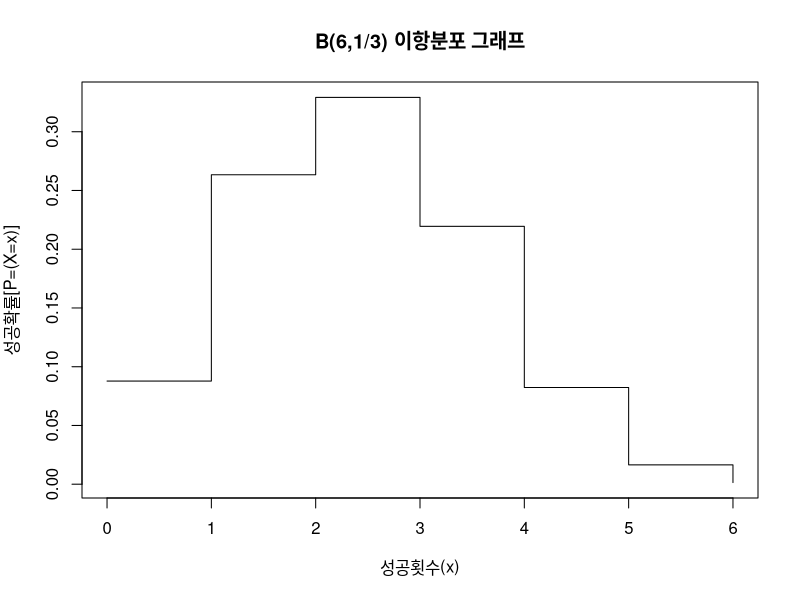
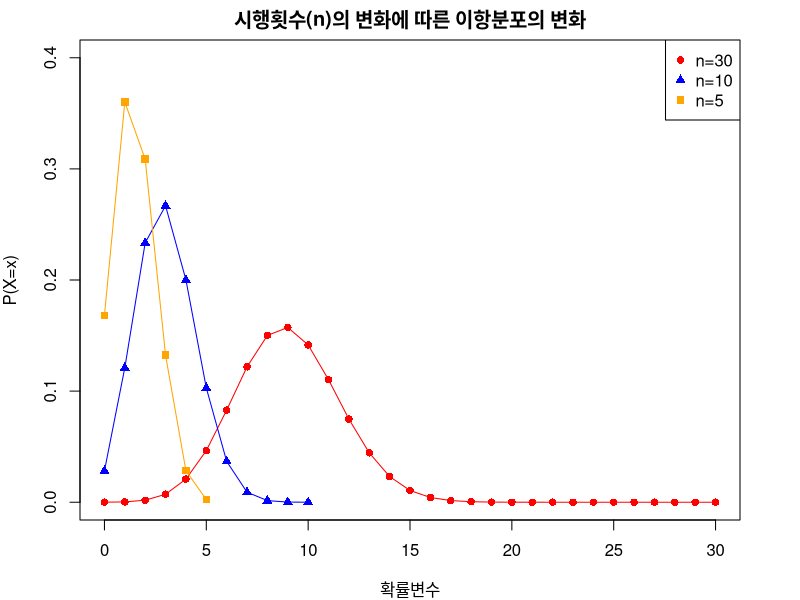
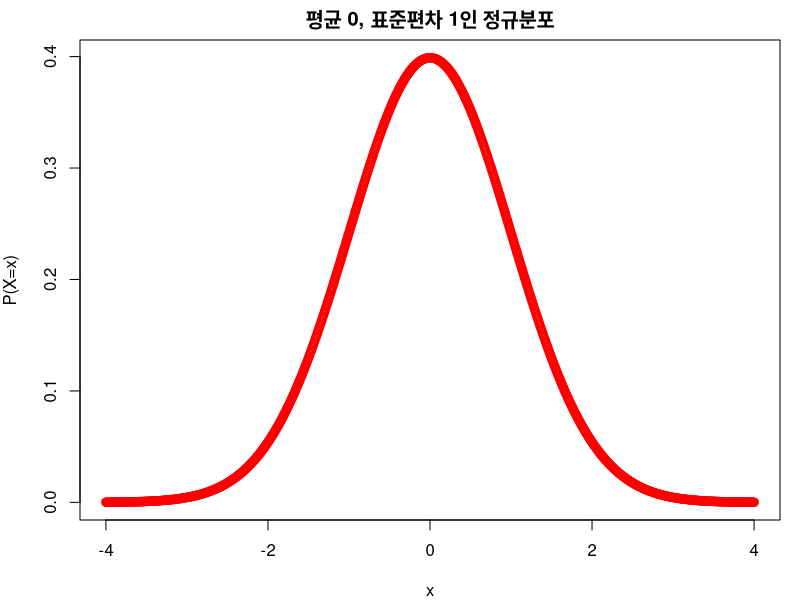
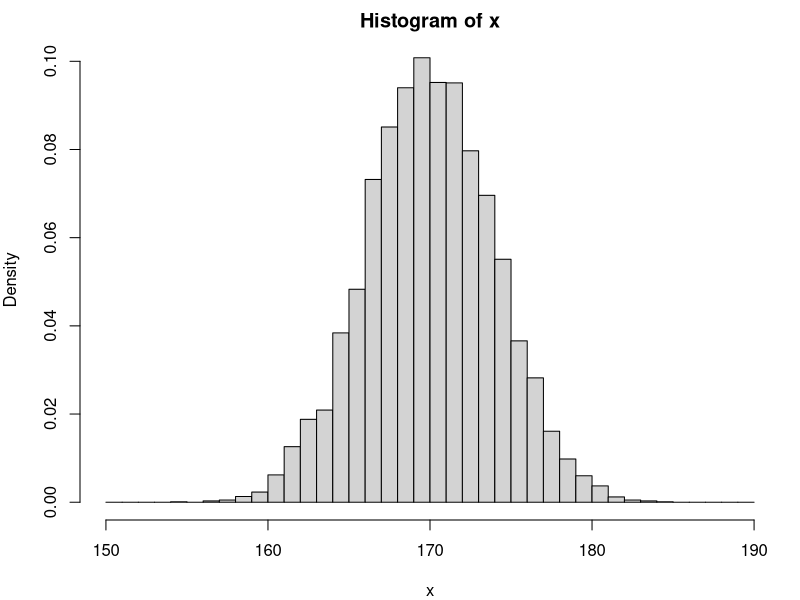
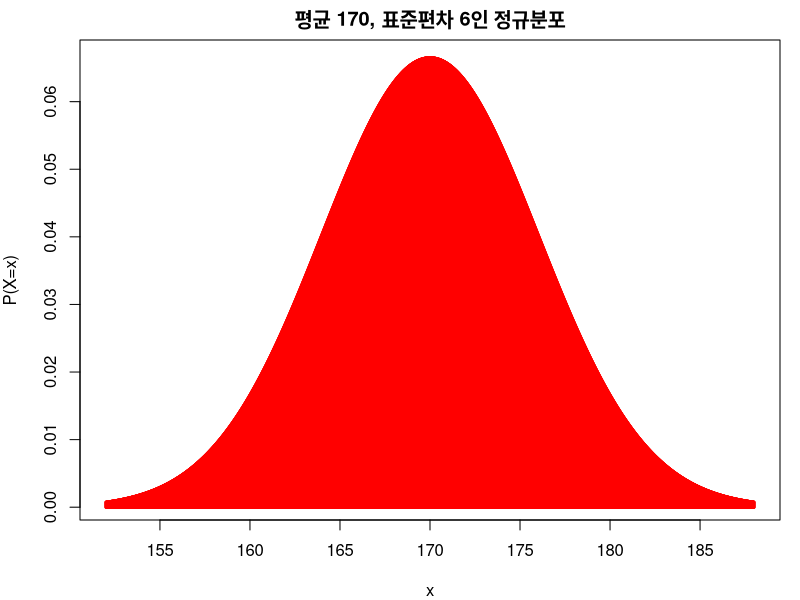

The R script that drew these images, in order:
#4일차 수업 - 20191124(일)
#빅데이터 분석 심화

library(readxl)
library(ggplot2)
library(dplyr)
##### 확률분포 
# - 이산형 확률분포, 연속형 확률분포

# 베르누이 시행 - 이산형 확률분포
# - p의 확률로 원하는 결과가 나타났을 때를 성공, (1-p)의 확률로 그렇지 않은 결과가 나타났을 때를 실패로 하는 두 가지의 결과가 나타나는 확률실험

# 베르누이 시행의 예
# 예) 주사위를 던져서 3의 배수의 눈이 나오면 상금을 얻는 게임
# 이 게임에서 3의 배수인 3과 6의 눈이 나오면 성공이고 확률변수 X는 1을 갖고, 그렇지 않은 나머지 경우는 모두 실패이며 확률변수 X는 0을 갖는다.
# 주사의의 눈이 3의 배수일 경우는 성공이므로 성공확률은 2/6=1/3, 즉 확률변수 X가 1을 가질 확률은 1/3

# 베르누이의 시행의 기댓값(평균)과 분산
# 기댓값 : p
# 분산 : p*(1-p)

############ 이항분포 (Binomial distribution)
# 성공확률이 p로 동일한 베르누이 시행을 n번 반복해서 실험하는 경우, 이러한 성공횟수가 따르는 분포를 이항분포라고 함.
# 이 실험이 n번 반복되더라도 성공확률 p는 변하지 않고 동일한 값으로, 이는 앞의 실험이 뒤에 할 실험에 영향을 끼치지 않음을 의미하고, 각 실험이 독립적으로 시행됨을 의미.

# 이항분포 : B(n,p) : n = 시행의 홋수, p : 성공확률
# 이항분포를 따르는 확률변수 x에 대해서는 X = X~B(n,p)

#(문제) 이항분포의 예
#주사위를 여섯번 던졌을 때, 3의 배수가 나올 확률
# 시행횟수 : 6, 성공확률 : 1/3인 게임 -> 이항분포B(6, 1/3)에 대한 확률 계산

n <- 6 # 시행횟수
p <- 1/3 # 성공확률
x <- 0:n # 확률변수, 0:6

# 1. dbinom() - 이항분포의 확률(질량)함수, density(질량)
dbinom(2,size = n, prob = p) # p의 확률로 n번 시행 시, 확률변수가 2번 나올 확률(0.3292181) : P(X=2)
dbinom(4, size = n, prob = p)
dbinom(6, size = n, prob = p)

px <- dbinom(x, size = n , prob = p) # 확률변수가 x(0~6)일 때의 확률, P(X=x)
#0.087791495 0.263374486 0.329218107 0.219478738 0.082304527 0.016460905 0.001371742
plot(x, px, type = "s", main="B(6,1/3) 이항분포 그래프", xlab = "성공횟수(x)", ylab = "성공확률[P=(X=x)]")
# type = "s" (stair steps) : 다른 모양으로도 나타낼 수 있었다! help에 plot 쳐보면 많이 나옴

# 2. pbinom() - 이항분포의 분포함수
pbinom(2, size = n, prob = p) #0.6803841, 확률변수가 2 이하일 확률, P(X<=2)
pbinom(4, size = n, prob = p) #0.9821674

pbinom(4, size = n, prob = p) - pbinom(2, size = n, prob = p) # x=3,4일 확률:0.3017833

# 3. qbinom() - 이항분포의 분위수를 구하는 함수, 분위수에 해당하는 확률변수 X의 x값을 구함
qbinom(0.1, size = n, prob = p) # 1, 전체 자료의 10%에 해당하는  x값을 구한 것

# 4.rbinom() - 이항분포에서 난수를 생성하여 확률변수를 구하는 함수, r:random
rbinom(10, size = n, prob = p)
# B(6, 1/3) 이항분포를 따르는 모집단으로부터 10개의 확률표본을 추출, 난수를 생성하여 실행할 때마다 다름.


########## 정규분포(normal distribution)
# 이항분포의 모양을 결정하는 또다른 모수인 시행횟수의 변화에 따른 분포
# 시행횟수의 변화에 따른 이항분포의 변활르 살펴보고자 함

# (문제) 정규분포의 예
# 성공확률을 0.3으로 고정했을 때, 시행횟수가 5회, 10회, 30회인 이항분포의 모양
n1 <- 5 # 시행횟수가 5회
n2 <- 10
n3 <- 30
p <- 0.3 # 성공확률

# 확률변수
x1 <- 0:n1
x2 <- 0:n2
x3 <- 0:n3

# 이항분포의 확률질량함수
b1 <- dbinom(x1, size = n1, prob = p); b1 
#0.16807 0.36015 0.30870 0.13230 0.02835 0.00243

b2 <- dbinom(x2, size = n2, prob= p); b2
#[1] 0.0282475249 0.1210608210 0.2334744405 0.2668279320 0.2001209490 0.1029193452 0.0367569090 0.0090016920
#[9] 0.0014467005 0.0001377810 0.0000059049

b3 <- dbinom(x3, size = n3, prob= p); b3
#[1] 2.253934e-05 2.897915e-04 1.800847e-03 7.203389e-03 2.083838e-02 4.643981e-02 8.292823e-02 1.218537e-01
#[9] 1.501412e-01 1.572908e-01 1.415617e-01 1.103078e-01 7.485173e-02 4.441751e-02 2.311524e-02 1.056697e-02
#[17] 4.245656e-03 1.498467e-03 4.638111e-04 1.255429e-04 2.959225e-05 6.039234e-06 1.058827e-06 1.578375e-07
#[25] 1.972969e-08 2.029340e-09 1.672533e-10 1.061925e-11 4.876188e-13 1.441238e-14 2.058911e-16

# 정규분포의 그래프
par(mar = c(4,4,2,3)) # 여백을 주는 함수
plot(x3, b3, type="l", ylim=c(0, 0.4), xlab="확률변수", ylab="P(X=x)", main="시행횟수(n)의 변화에 따른 이항분포의 변화", col ="red");

# 이항분포의 그래프 -> 정규분포의 그래프
points(x3, b3, pch=16, col="red")
lines(x2, b2, type="l", col="blue")
points(x2,b2, pch=17, col="blue")
lines(x1,b1, type="l", col="orange")
points(x1,b1,pch=15,col="orange")
legend("topright", legend=c("n=30", "n=10", "n=5"), pch=c(16,17,15), col=c("red", "blue", "orange"))

# 이항분포에서 시행횟수 n이 커지면, 이를 따르는 확률변수 x가 갖는 확률계산은 복잡해짐.

# 프랑스 수학자 드무아브르
# - 성공확률이 0.5 이고, 시행횟수 n이 아주 큰 이항분포가 어떤 함수와 비슷해지는 현상을 발견함
# - 이 함수는 n이 30인 경우와 많이 닮았고, 좌우가 대칭인 종모양의 형태를 가지고, n이 충분히 크다면 x가 이산형이 아니라 연속형처럼 다룰 수 있음을 밝힘.

# 프랑스 수학자 라플라스
# - 이런 형태를 갖는 분포는 이항분포가 아닌 다른 분포에서도 그 크기가 충분히 크다면 좌우가 대칭이면서 종모양을 갖는 연속형의 분포와 닮아감을 밝힘

# 독일 수학자 가우스
# - 관측 오차가 정규분포를 따른다는 점을 발견하여 폭넓게 사용됨.

# < 정규분포 모양의 특징>
# 1. 종모양의 형태, 양 끝이 아주 느린 속도로 감소하지만, x축에 닿지 않고, -∞ ~ +∞까지 계속됨.
# 2. 평균(모집단의 기댓값)을 중심으로 좌우대칭.
# 3. 평균 주변으로 값이 몰려있으며, 양 끝으로 갈수록 줄어듦.
# 4. 평균과 표준편차로 분포의 모양을 결정함.
# 정규분포의 공식 : N(μ, σ²) 뮤는 평균, 시그마는 표준편차를 나타냄

# (문제) 정규분포의 예
# (문제1) 평균이 0이고, 표준편차가 1인 정규분포, N(0,1)
x <- seq(-4,4,by=0.01)
p <- dnorm(x, mean=0, sd=1) # x: 확률변수, mean = 평균, sd= 표준편차, dnorm : 정규분포를 그리는 함수

par(mar=c(4,4,2,1))
plot(x, p, main="평균 0, 표준편차 1인 정규분포", xlab="x", ylab="P(X=x)", col="red", lwd=2 )

# (문제2) 평균이 170이고, 표준편차가 4인 정규분포로부터 10000개의 난수를 생성하고, 150부터 190까지를 1씩 구간설정하여 구간별 상대도수를 나타낸 히스토그램을 표현
# N(170,16)인 모집단으로부터 10000개의 표본을 추출한 히스토그램
set.seed(3000)
x <- rnorm(10000, mean=170, sd=4) # 평균이 170, 표준편차가 4인 정규분포를 따르는 표본 10000개 생성
hist(x, breaks=seq(150,190,by=1), right=F, freq=F) # freq T면 횟수, F면 density 나타낸다.


########## 표준정규분포
# 1. 평균이 0이고, 표준편차가 1인 정규분포, N(0,1) -> 대문자로 Z로 표현
# 2. 만약 확률변수 X가 평균이 μ이고, 표준편차가 σ인 정규분포를 따른다고 할 때, 표준화 변화에 의해 모든 정규분포는 표준정규분포로 변환할 수 있음.
# 표준정규분포의 공식 : Z=(X-μ)/ σ

# (문제) 표준정규분포의 예
# 어느 대학교 남학생의 키의 평균은 170cm,  표준편차는 6cm이다. 이 대학교에서 남학생의 키가 182cm 이상이 되는 확률은 얼마인가?
# P(X>=182) = 1- P(X<182)

# 정규분포 문제를 해결하는 방법
# 1. 임의의 정규분포를 표준정규분포로 변환
# 2. 구하고자 하는 값을 미리 계산된 표준정규분포표를 통해 구함.
# 3. 구한 값을 원래의 정규분포로 변환

# 위의 문제는 평균이 170이고, 표준편차가 6인 정규분포를 표준정규분포로 변환한 후의 문제로 생각하면 된다.
# 1. z=(182-170)/6 =12/6=2
# 2. 표준정규분포표에서 구하면, P(Z>=2)=1-P(Z<2)
# 3. 표준정규분포표에서 Z값이 2가 되는 값, 즉, 행에서 2.0을 찾고, 열에서 0.0을 찾은 0.977임.
# 4. 표준정규분포표로부터 2보다 작을 확률은 0.977이고, Z가 2보다 클 확률은 1-0.977=0.023이 됨.
# 5. 이제 다시 원래의 정규분포로 돌아가서 Z값을 변화하여 2가 된 원래의 값을 구해보면 182가 됨
# 6. 이를 통해 182cm보다 클 확률은 0.023이 됨을 알 수 있음.

# 임의의 정규분포를 표준정규분포로 변환했을 때의 z값을 다시 원래의 정규분포가 갖는 x값으로의 변환은 다음과 같음
# Z = (X-μ)/σ , X = σZ+μ
# 여기에서 표준정규분포의 Z값은 이전의 정규분포의 표준편차의 배수를 나타냄

# (문제) N(170, 36)
options(digits = 3) # 표시할 자릿수 설정
mu <- 170 # 평균
sigma <- 6 # 표준편차

# 정규분포의 범위 설정
# 1. 정규분포에서 확률변수 x가 가지는 값의 범위는 -무한에서 무한까지이므로, 범위가 너무 넓음.
# 2. 전체 구간보다는 평균을 중심으로 세 배의 표준편차 범위로 설정

ll <- mu - 3*sigma # 152, 범위의 하한값
ul <- mu + 3*sigma # 188, 범위의 상한값

x <- seq(ll,ul,by = 0.01) # x : 확률변수
p <- dnorm(x, mean=mu, sd=sigma)

plot(x,p, type="h", xlab="x", ylab="P(X=x)", main="평균 170, 표준편차 6인 정규분포", col="red", lwd=3)

# pnorm - 정규분포의 범위
pnorm(mu, mean=mu, sd=sigma) # 0.5 = P(X<=170), 170이하일 확률
pnorm(160, mean=mu, sd=sigma) # 0.04779035 = P(X<=160), 160이하일 확률
pnorm(185, mean=mu, sd=sigma) # 0.9937903 = P(X<=185), 185 이하일 확률
pnorm(180, mean=mu, sd=sigma) - pnorm(175,mean=mu, sd=sigma) #0.154538 = P(175<X<=180)

# qnorm - 범위를 통해 확률변수의 값을 구함
qnorm(0.1, mean=mu, sd=sigma) # 162.3107 = 하위 10% 지점의 확률변수값
qnorm(0.25, mean=mu, sd=sigma) #165.9531 = 하위 25% 지점
qnorm(0.5, mean=mu, sd=sigma) # 170 -> 평균이니까
qnorm(0.8, mean=mu, sd=sigma) # 175.0497
qnorm(0.9, mean=mu, sd=sigma) # 177.6893
qnorm(0.95, mean=mu, sd=sigma) # 179.8691

# 4. rnorm() 함수 - 정규분에 해당하는 확률변수를 난수로 n개만큼 생성
set.seed(100)
smp <- rnorm(400, mean=mu, sd=sigma) #평균 170, 표준편차 6인 정규분포를 따르는 확률변수 400개를 생성
c(mean(smp), sd(smp))

# r의 분포함수에서 첫글자의 의미
# 1. d(density) : 확률(질량/밀도)함수 - 확률을 구할 값 P(X=x)
# 2. p(probability) : 확률분포함수 - 확률을 구할 값(범위) P(X<=x)
# 3. q(quantile) : 꼭 사분위를 그리는건 아니어도 범위를 나타낼 때 사용함
# 확률분위수함수 - 구하고자 하는 확률 분위수(퍼센트)의 값 P(X=x) =q
# 4. r(random) : 확률난수생성함수 - 분포를 따르는 확률변수의 난수를 n개 생성

#######내가 해본거
# 92 -> 1
# 59.12727 -> 0.5 평균
# 60 -> 0.5 중앙값
qnorm(0.5, mean=59.12727, sd=18)
pnorm(77, mean=59.12727, sd=18)





